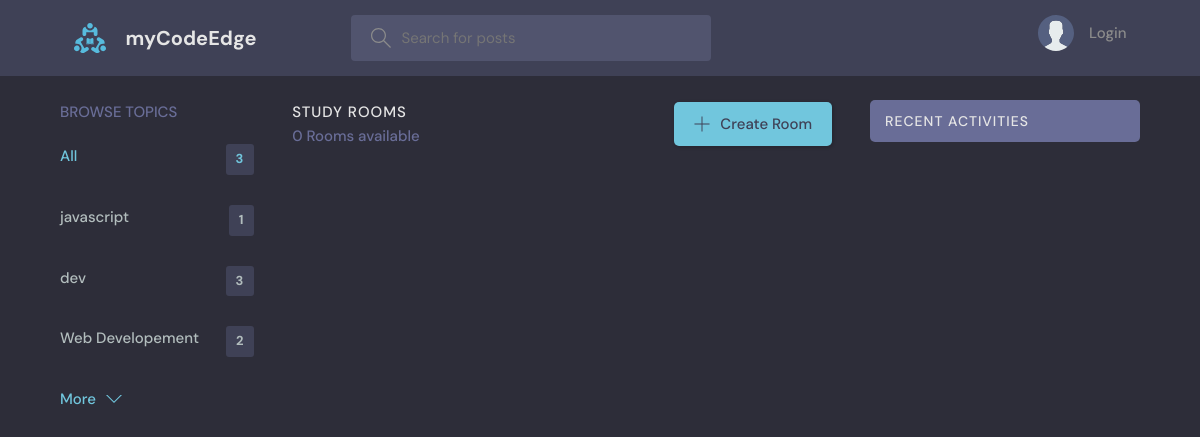
Page /?q=Frontend on the earlier database version.
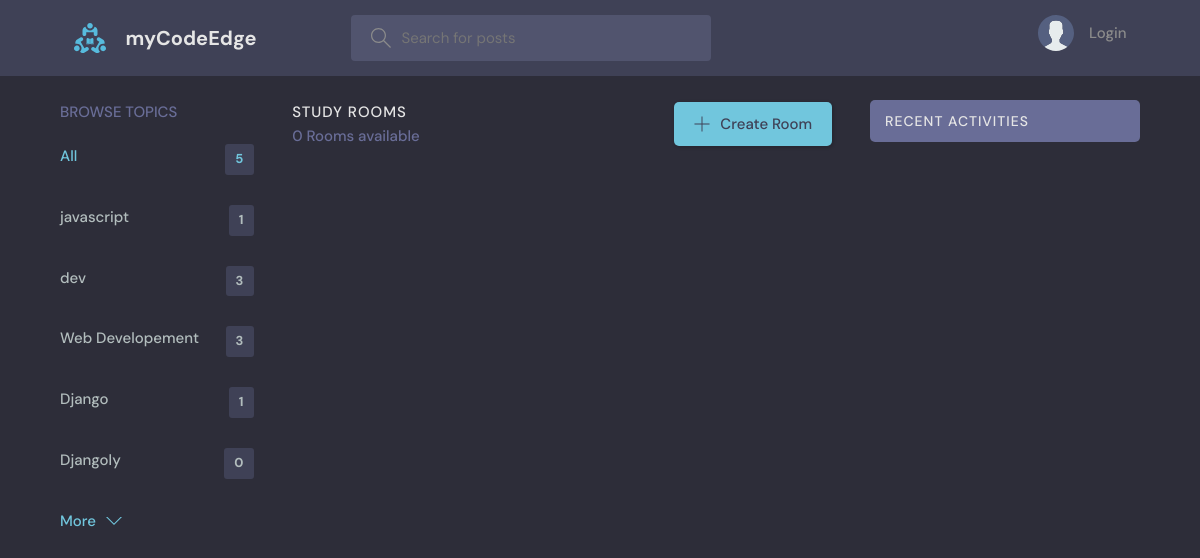
Same page on the later database version.
### base/models.py (models this page shows, shortened)
class Topic(models.Model):
    name = models.CharField(max_length=200)

### base/views.py (the view)
# urls.py: path("", views.home, name="home"),
def home(request):
    q = request.GET.get('q') if request.GET.get('q') != None else ''
    rooms = Room.objects.filter(Q(topic__name__icontains=q) |
                                Q(name__icontains=q) |
                                Q(description__icontains=q))
    topics = Topic.objects.all()
    room_count = rooms.count()
    room_messages = Message.objects.filter(Q(room__topic__name__icontains=q))
    context = {"rooms": rooms, "topics": topics, "room_count": room_count, 'room_messages':room_messages}
    return render(request, 'base/home.html', context)

### base/templates/base/home.html (shortened to what this page needs)
{% extends 'main.html' %}
{% block content %}
<main class="layout layout--3">
  <div class="container">
    {% include 'base/topics_component.html' %}
    <div class="roomList">
      <div class="roomList__header">
        <div>
          <h2>Study Rooms</h2>
          <p>{{room_count}} Rooms available</p>
        </div>
        <a class="btn btn--main" href="{% url 'create-room' %}">
          <svg version="1.1" xmlns="http://www.w3.org/2000/svg" width="32" height="32" viewBox="0 0 32 32">
            <title>add</title>
            <path
              d="M16.943 0.943h-1.885v14.115h-14.115v1.885h14.115v14.115h1.885v-14.115h14.115v-1.885h-14.115v-14.115z">
            </path>
          </svg>
          Create Room
        </a>
      </div>
    </div>
    {% include 'base/activity_component.html' %}
  </div>
</main>
{% endblock %}

### base/templates/base/topics_component.html
<div class="topics">
  <div class="topics__header">
      <h2>Browse Topics</h2>
  </div>
  <ul class="topics__list">
      <li>
          <a href="{% url 'home' %}" class="active">All <span>{{topics.count}}</span></a>
      </li>
      {% for topic in topics %}
      <li>
          <a href="{% url 'home' %}?q={{topic.name}}">{{topic.name}}<span>{{topic.room_set.all.count}}</span></a>
      </li>
      {% endfor %}
  </ul>
  <a class="btn btn--link" href="{% url 'topics' %}">
      More
      <svg version="1.1" xmlns="http://www.w3.org/2000/svg" width="32" height="32" viewBox="0 0 32 32">
          <title>chevron-down</title>
          <path d="M16 21l-13-13h-3l16 16 16-16h-3l-13 13z"></path>
      </svg>
  </a>
</div>

Differences in the rows shown:
computed for Topic "Web Developement": room_set.all.count "2" → "3"
added Topic: name "Django", room_set.all.count "1"
added Topic: name "Djangoly", room_set.all.count "0"
Other differences:
{{ topics.count }}: "3" → "5"
